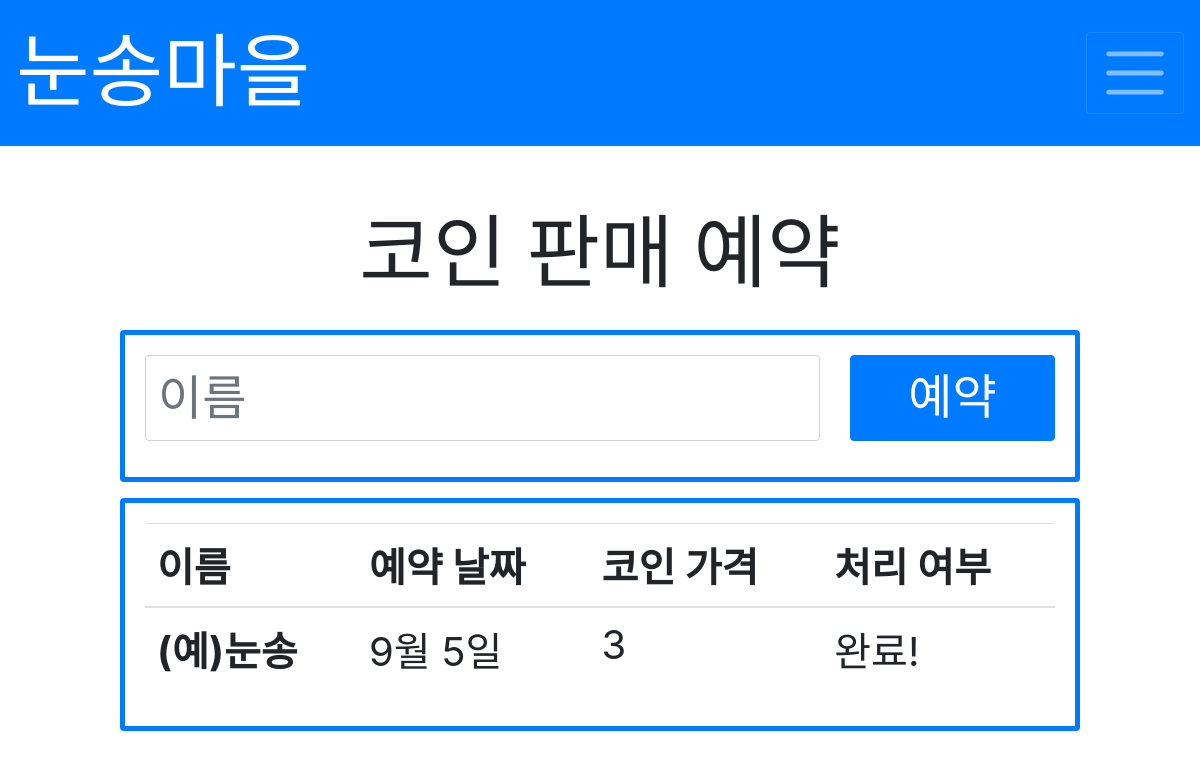
The page /reservation on the database as committed earlier.
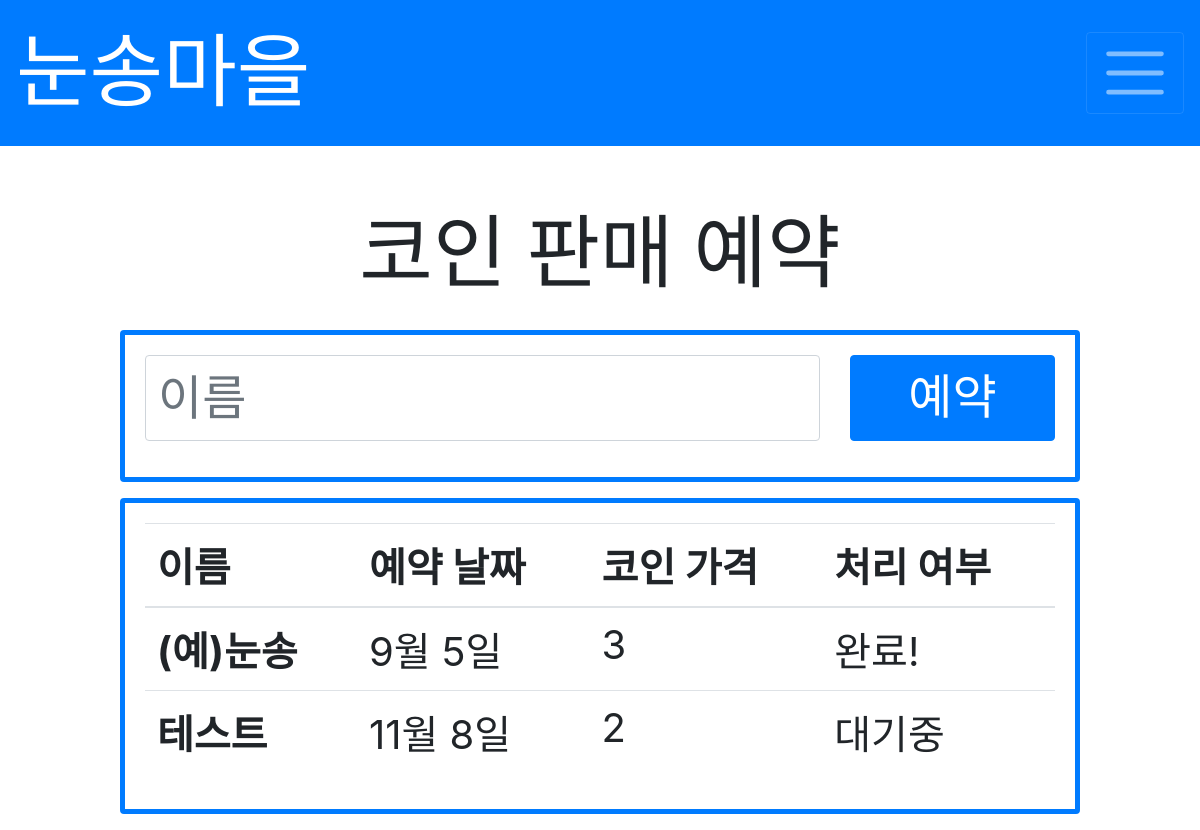
The same page on the database as committed later.
### picker/models.py (models this page shows)
class Reservation(models.Model):
    name = models.CharField(max_length=100)
    value = models.IntegerField(null=True, blank=True)
    status = models.BooleanField(null=True, blank=True, default=False)
    created_at = models.DateTimeField(auto_now_add=True)

### picker/views.py (the view)
# urls.py: path('reservation', views.reservation, name='reservation'),
def reservation(request):
    if request.method == 'POST':
        name = request.POST['name']
        value = Number.objects.last().number
        reservation = Reservation.objects.create(name=name, value=value)
        return redirect('reservation')
    else:
        reservations = Reservation.objects.all()
        return render(request, 'reservation.html', {'reservations': reservations})

### picker/templates/reservation.html (shortened to what this page needs)
<body>
    {% extends 'base.html' %}
    {% block content %}
    <p class='text-center mt-5' style="font-family: 'Black Han Sans', sans-serif; font-size: 5rem;">코인 판매 예약</p>
    <div class="card border-primary mb-3 mx-auto" style="max-width: 80%; border-width: 5px;">
        <div class="card-body text-primary">
            <form action="{% url 'reservation' %}" method="POST">
                <div class="row">
                    <div class="col">
                        <input type="text" name="name" class="form-control" style="font-family: 'Do Hyeon', sans-serif; font-size: 3rem;" placeholder="이름">
                    </div>
                    <div class="col-3">
                        <button type="submit" class="btn btn-primary btn-block" style="font-family: 'Do Hyeon', sans-serif; font-size: 3rem;">예약</button>
                    </div>
                </div>
            </form>
        </div>
    </div>
    <div class="card border-primary mb-3 mx-auto" style="max-width: 80%; border-width: 5px;">
        <div class="card-body text-primary">
            <table class="table" style="font-size: 2.5rem;">
                <thead>
                    <tr>
                    <th scope="col">이름</th>
                    <th scope="col">예약 날짜</th>
                    <th scope="col">코인 가격</th>
                    <th scope="col">처리 여부</th>
                    </tr>
                </thead>
                <tbody>
                    <tr>
                        <th scope="row">(예)눈송</th>
                        <td>9월 5일</td>
                        <td>3</td>
                        <td>완료!</td>
                    </tr>
                    {% for r in reservations %}
                    <tr>
                        <th scope="row">{{r.name}}</th>
                        <td>{{r.created_at|date:"n월 j일"}}</td>
                        <td>{{r.value}}</td>
                        <td>
                            {% if user.is_authenticated %}
                                {% if r.status == False %}
                                    <a href="{% url 'completion' r.id %}" class="btn btn-info" style="font-size: 2rem;">완료하기</a>
                                {% else %}
                                    <a href="{% url 'completion' r.id %}" class="btn btn-warning" style="font-size: 2rem;">완료취소</a>
                                {% endif %}
                            {% else %}
                                {% if r.status == False %}
                                    대기중
                                {% else %}
                                    완료!
                                {% endif %}
                            {% endif %}
                        </td>
                    </tr>
                    {% endfor %}
                </tbody>
                </table>
        </div>
    </div>
    {% endblock %}

### randomproject/templates/base.html (shortened to what this page needs)
<head>
    <link rel="stylesheet" href="https://stackpath.bootstrapcdn.com/bootstrap/4.5.0/css/bootstrap.min.css">
</head>
<nav class="navbar navbar-dark bg-primary">
    <a class="navbar-brand" href="{% url 'result' %}" style="font-family: 'Do Hyeon', sans-serif; font-size: 5rem;">눈송마을</a>
    <button class="navbar-toggler" type="button" data-toggle="collapse" data-target="#navbarNavDropdown" aria-controls="navbarNavDropdown" aria-expanded="false" aria-label="Toggle navigation">
        <span class="navbar-toggler-icon" style="font-size: 3rem;"></span>
    </button>
</nav>
{% block content %}
{% endblock %}

Rows that differ between the two databases and show on the page:
added Reservation: name "테스트", created_at "11월 8일", value "2", status "대기중"
